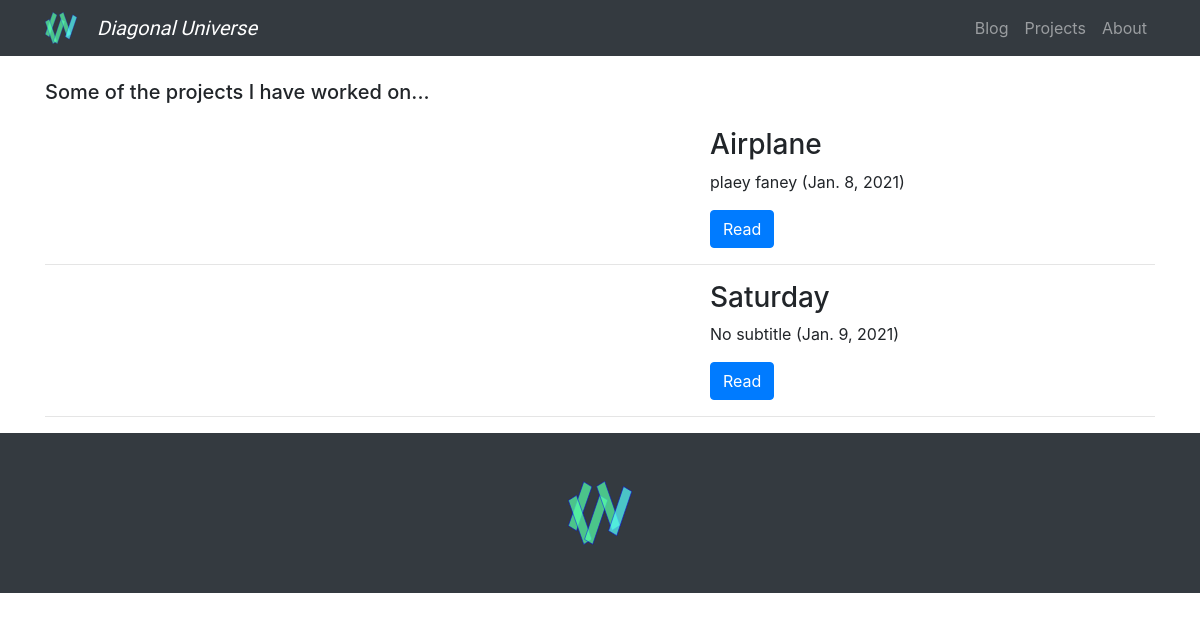
/post_list/Projects/, run on the app's committed database.
### post/models.py (models this page shows)
class Post(models.Model):
    TECH = 'Tech'
    TUTORIALS = 'Tutorials'
    PROJECTS = 'Projects'
    COMPUTING = 'Computing'
    CULTURE = 'Culture'
    THOUGHTS = 'Thoughts'
    CATEGORYS = (
        (TECH, 'Tech'),
        (TUTORIALS, 'Tutorials'),
        (PROJECTS, 'Projects'),
        (COMPUTING, 'Computing'),
        (CULTURE, 'Culture'),
        (THOUGHTS, 'Thoughts'),
    )
    title = models.CharField(max_length=100)
    slug = models.SlugField(max_length=100, default="None")
    topImage = models.CharField(max_length=100, default="No image")
    subtitle = models.TextField(max_length=300, default="No subtitle")
    category = models.CharField(max_length=20, choices=CATEGORYS, default=TECH)
    date = models.DateField(default=datetime.now)
    text1 = models.TextField(max_length=7000, default="No text")
    text2 = models.TextField(max_length=7000, default="No text")
    video = models.CharField(max_length=100, default="No video for this post")

### post/views.py (the view)
# urls.py: path("post_list/<cat>/", views.post_list, name="post_list"),
def post_list(request, cat):
    if cat == 'Projects':
        title = "Some of the projects I have worked on..."
    else:
        title = "Listing posts in the category: " + cat
    if cat == 'all_new_to_old':
        postList = Post.objects.all().order_by('-date')
        title = "All posts, newest first..."
    elif cat == 'all_old_to_new':
        postList = Post.objects.all().order_by('date')
        title = "All posts, oldest first..."
    else:
        postList = Post.objects.filter(category = cat)
    return render(request, "post/post_list.html", {'postList': postList, 'title': title})

### post/templates/post/post_list.html (shortened to what this page needs)
{% extends 'base.html' %}
{% block post_list %}
<div class="container">
    <h5 class="my-4">{{ title }}</h5>
    {% for post in postList %}
    <div class="row">
        <div class="col-md-7">
        </div>
        <div class="col-md-5">
            <h3>{{ post.title }}</h3>
            <p>{{ post.subtitle }} ({{ post.date }})</p>
            <a class="btn btn-primary" href="{% url 'view_post' slug=post.slug %}">Read</a>
        </div>
    </div>
    <hr>
    {% endfor %}
</div>
{% endblock %}

### static/css/blog-post.css (style rules this page uses)
body { padding-top: 56px; }

### data on the page
Post: title "Airplane", subtitle "plaey faney", date "Jan. 8, 2021"
Post: title "Saturday", subtitle "No subtitle", date "Jan. 9, 2021"

### other printed values
{{ title }} "Some of the projects I have worked on..."
